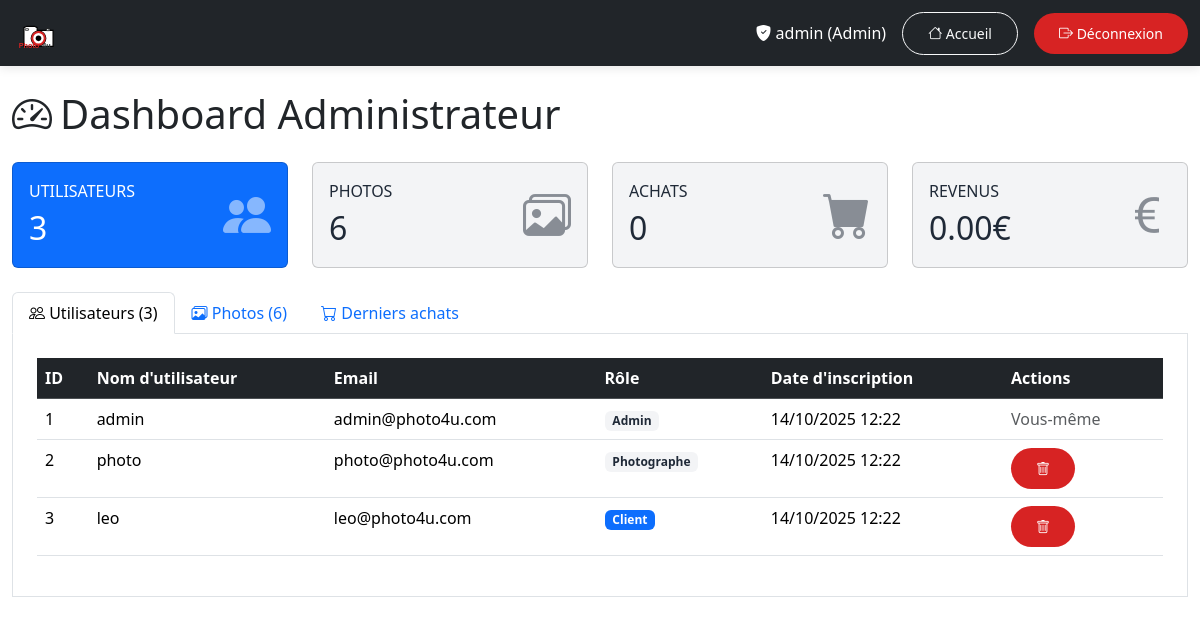
Page /admin_dashboard.php (signed in) on the committed database.
### tables this page shows
CREATE TABLE IF NOT EXISTS users (
    id INT AUTO_INCREMENT PRIMARY KEY,
    username VARCHAR(50) UNIQUE NOT NULL,
    password VARCHAR(255) NOT NULL,
    email VARCHAR(100) UNIQUE NOT NULL,
    role ENUM('admin', 'photographe', 'client') NOT NULL DEFAULT 'client',
    created_at TIMESTAMP DEFAULT CURRENT_TIMESTAMP,
    updated_at TIMESTAMP DEFAULT CURRENT_TIMESTAMP ON UPDATE CURRENT_TIMESTAMP
);

### session.php (called while the page is built, shortened)
<?php
function isLoggedIn() {
    return isset($_SESSION['user_id']);
}
function getCurrentUser() {
    if (isLoggedIn()) {
        return [
            'id' => $_SESSION['user_id'],
            'username' => $_SESSION['username'],
            'role' => $_SESSION['role'],
            'email' => $_SESSION['email'] ?? ''
        ];
    }
    return null;
}
?>

### admin_dashboard.php (the view, shortened to what this page needs)
<?php
require_once 'config.php';
require_once 'session.php';
$user = getCurrentUser();
try {
    $stats = [];
    $stats['total_users'] = $pdo->query("SELECT COUNT(*) FROM users")->fetchColumn();
    $stats['total_photos'] = $pdo->query("SELECT COUNT(*) FROM photos")->fetchColumn();
    $stats['total_purchases'] = $pdo->query("SELECT COUNT(*) FROM purchases")->fetchColumn();
    $stats['total_revenue'] = $pdo->query("SELECT SUM(price) FROM purchases")->fetchColumn() ?? 0;
    $users = $pdo->query("SELECT * FROM users ORDER BY created_at DESC")->fetchAll();
    $photos = $pdo->query("
        SELECT ph.*, u.username as photographer_name
        FROM photos ph
        JOIN users u ON ph.photographer_id = u.id
        ORDER BY ph.created_at DESC
    ")->fetchAll();
} catch(PDOException $e) {
    $error = "Erreur : " . $e->getMessage();
    $users = [];
    $photos = [];
    $purchases = [];
}
?>
<!DOCTYPE html>
<html lang="fr">
<head>
    <link href="https://cdn.jsdelivr.net/npm/bootstrap@5.3.2/dist/css/bootstrap.min.css" rel="stylesheet">
    <link rel="stylesheet" href="https://cdn.jsdelivr.net/npm/bootstrap-icons@1.11.1/font/bootstrap-icons.css">
    <link rel="stylesheet" href="css/style.css">
</head>
<body>
    <nav class="navbar navbar-expand-lg navbar-dark bg-dark">
        <div class="container-fluid">
            <a class="navbar-brand" href="index.php">
                <img src="images/logo-photo4u.svg" alt="Photo4u Logo" height="40">
            </a>
            <div class="ms-auto d-flex align-items-center gap-3">
                <span class="text-white">
                    <i class="bi bi-shield-fill-check"></i> <?php echo htmlspecialchars($user['username']); ?> (Admin)
                </span>
                <a href="index.php" class="btn btn-outline-light btn-sm">
                    <i class="bi bi-house"></i> Accueil
                </a>
                <a href="logout.php?logout=1" class="btn btn-danger btn-sm">
                    <i class="bi bi-box-arrow-right"></i> Déconnexion
                </a>
            </div>
        </div>
    </nav>
    <div class="container-fluid my-4">
        <h1 class="mb-4"><i class="bi bi-speedometer2 me-2"></i>Dashboard Administrateur</h1>
        <div class="row mb-4">
            <div class="col-md-3">
                <div class="card text-white bg-primary">
                    <div class="card-body">
                        <div class="d-flex justify-content-between align-items-center">
                            <div>
                                <h6 class="card-title text-uppercase">Utilisateurs</h6>
                                <h2 class="mb-0"><?php echo $stats['total_users']; ?></h2>
                            </div>
                            <i class="bi bi-people-fill" style="font-size: 3rem; opacity: 0.5;"></i>
                        </div>
                    </div>
                </div>
            </div>
            <div class="col-md-3">
                <div class="card text-white bg-success">
                    <div class="card-body">
                        <div class="d-flex justify-content-between align-items-center">
                            <div>
                                <h6 class="card-title text-uppercase">Photos</h6>
                                <h2 class="mb-0"><?php echo $stats['total_photos']; ?></h2>
                            </div>
                            <i class="bi bi-images" style="font-size: 3rem; opacity: 0.5;"></i>
                        </div>
                    </div>
                </div>
            </div>
            <div class="col-md-3">
                <div class="card text-white bg-warning">
                    <div class="card-body">
                        <div class="d-flex justify-content-between align-items-center">
                            <div>
                                <h6 class="card-title text-uppercase">Achats</h6>
                                <h2 class="mb-0"><?php echo $stats['total_purchases']; ?></h2>
                            </div>
                            <i class="bi bi-cart-fill" style="font-size: 3rem; opacity: 0.5;"></i>
                        </div>
                    </div>
                </div>
            </div>
            <div class="col-md-3">
                <div class="card text-white bg-danger">
                    <div class="card-body">
                        <div class="d-flex justify-content-between align-items-center">
                            <div>
                                <h6 class="card-title text-uppercase">Revenus</h6>
                                <h2 class="mb-0"><?php echo number_format($stats['total_revenue'], 2); ?>€</h2>
                            </div>
                            <i class="bi bi-currency-euro" style="font-size: 3rem; opacity: 0.5;"></i>
                        </div>
                    </div>
                </div>
            </div>
        </div>
        <ul class="nav nav-tabs" id="adminTabs" role="tablist">
            <li class="nav-item" role="presentation">
                <button class="nav-link active" id="users-tab" data-bs-toggle="tab" data-bs-target="#users" type="button">
                    <i class="bi bi-people"></i> Utilisateurs (<?php echo count($users); ?>)
                </button>
            </li>
            <li class="nav-item" role="presentation">
                <button class="nav-link" id="photos-tab" data-bs-toggle="tab" data-bs-target="#photos" type="button">
                    <i class="bi bi-images"></i> Photos (<?php echo count($photos); ?>)
                </button>
            </li>
            <li class="nav-item" role="presentation">
                <button class="nav-link" id="purchases-tab" data-bs-toggle="tab" data-bs-target="#purchases" type="button">
                    <i class="bi bi-cart"></i> Derniers achats
                </button>
            </li>
        </ul>
        <div class="tab-content border border-top-0 p-4" id="adminTabsContent">
            <div class="tab-pane fade show active" id="users" role="tabpanel">
                <div class="table-responsive">
                    <table class="table table-hover">
                        <thead class="table-dark">
                            <tr>
                                <th>ID</th>
                                <th>Nom d'utilisateur</th>
                                <th>Email</th>
                                <th>Rôle</th>
                                <th>Date d'inscription</th>
                                <th>Actions</th>
                            </tr>
                        </thead>
                        <tbody>
                            <?php foreach ($users as $u): ?>
                                <tr>
                                    <td><?php echo $u['id']; ?></td>
                                    <td><?php echo htmlspecialchars($u['username']); ?></td>
                                    <td><?php echo htmlspecialchars($u['email']); ?></td>
                                    <td>
                                        <span class="badge bg-<?php
                                            echo $u['role'] === 'admin' ? 'danger' :
                                                ($u['role'] === 'photographe' ? 'warning' : 'primary');
                                        ?>"><?php echo ucfirst($u['role']); ?></span>
                                    </td>
                                    <td><?php echo date('d/m/Y H:i', strtotime($u['created_at'])); ?></td>
                                    <td>
                                        <?php if ($u['id'] != $user['id']): ?>
                                            <a href="?delete_user=<?php echo $u['id']; ?>" class="btn btn-danger btn-sm" onclick="return confirm('Supprimer cet utilisateur ?')">
                                                <i class="bi bi-trash"></i>
                                            </a>
                                        <?php else: ?>
                                            <span class="text-muted">Vous-même</span>
                                        <?php endif; ?>
                                    </td>
                                </tr>
                            <?php endforeach; ?>
                        </tbody>
                    </table>
                </div>
            </div>
        </div>
    </div>
</body>
</html>

### css/style.css (style rules this page uses)
:root { --primary-color: #D72323; --primary-color-dark: #b31b1b; --secondary-color: #1f2937; --text-muted: #6b7280; --light-bg: #f6f7f9; --surface: #ffffff; --border: #e5e7eb; }
* { margin: 0; padding: 0; box-sizing: border-box; }
body { font-family: 'Segoe UI', Tahoma, Geneva, Verdana, sans-serif; overflow-x: hidden; }
html { scroll-behavior: smooth; }
.navbar { transition: all 0.3s ease; box-shadow: 0 2px 10px rgba(0,0,0,0.1); }
.navbar-brand img { transition: transform 0.3s ease; }
.nav-link { position: relative; transition: color 0.3s ease; padding: 0.5rem 1rem !important; }
.nav-link::after { content: ''; position: absolute; bottom: 0; left: 50%; width: 0; height: 2px; background: var(--primary-color); transition: all 0.3s ease; transform: translateX(-50%); }
.btn-warning, .btn-success, .btn-danger { background: var(--primary-color); border: none; color: #fff; }
.bg-warning { background: #f3f4f6 !important; color: var(--secondary-color) !important; }
.bg-success { background: #f3f4f6 !important; color: var(--secondary-color) !important; }
.bg-danger { background: #f3f4f6 !important; color: var(--secondary-color) !important; }
.btn { transition: all 0.3s ease; border-radius: 25px; padding: 10px 25px; font-weight: 500; }
img { transition: opacity 0.3s ease; }

### rows in the picture
users: username "admin", id "1", email "admin@photo4u.com", role "Admin", created_at "14/10/2025 12:22", shows "Vous-même"
users: id "2", username "photo", email "photo@photo4u.com", role "Photographe", created_at "14/10/2025 12:22"
users: id "3", username "leo", email "leo@photo4u.com", role "Client", created_at "14/10/2025 12:22"

### other values in the picture
$stats['total_users'] "3"
$stats['total_photos'] "6"
$stats['total_purchases'] "0"
$stats['total_revenue'] "0.00"
count($users) "3"
count($photos) "6"
